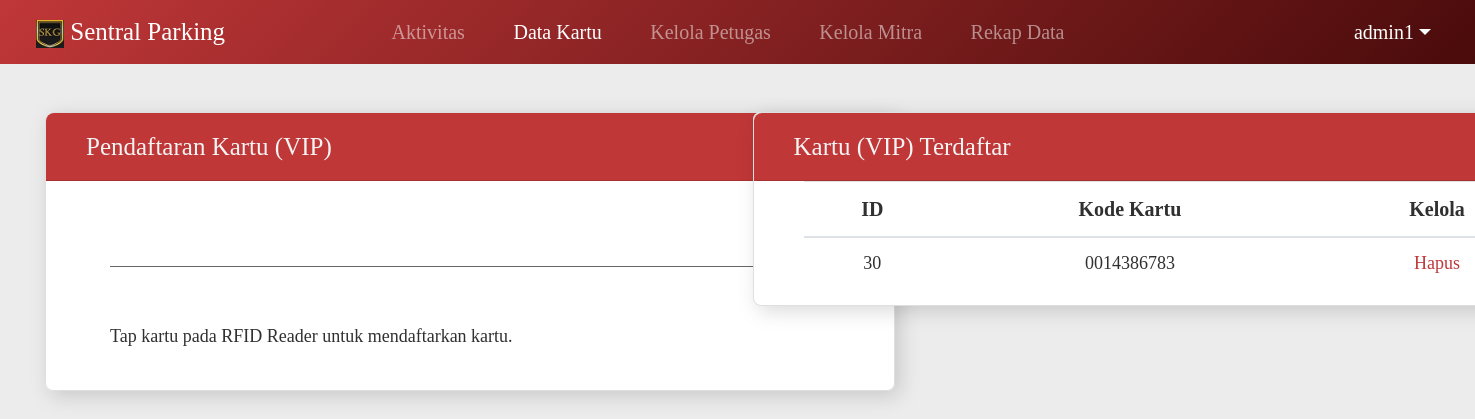
The page /admin/daftar/vip.php?username=admin1 (signed in) on the database its author committed.
### tables this page shows
CREATE TABLE `kartu_daftar` (
  `id` int(5) NOT NULL,
  `id_kode_kartu` int(5) NOT NULL,
  `id_status` int(1) NOT NULL,
  `id_jenis` int(1) DEFAULT NULL
);

CREATE TABLE `kartu_kartu` (
  `id_kode_kartu` int(5) NOT NULL,
  `kode_kartu` varchar(10) NOT NULL
);

### admin/daftar/vip.php (the view, shortened to what this page needs)
<!doctype html>
<html lang="en">
<head>
    <link rel="stylesheet" href="https://cdn.jsdelivr.net/npm/bootstrap@4.0.0/dist/css/bootstrap.min.css">
    <link rel="stylesheet" href="css/vip.css">
</head>
<body>
    <?php
        $username = $_GET['username'];
    ?>
    <div class="container-fluid w-100">
        <nav class="navbar navbar-expand-lg navbar-dark d-flex gradien fixed-top w-100 align-middle">
            <a class="navbar-brand" href="../aktivitas.php?username=<?= $username ?>">
                <img src="../../assets/logo/logo32x32.png" width="28" height="28" class="d-inline-block align-middle" alt="">
                Sentral Parking
            </a>
            <ul class="navbar-nav w-50 mx-auto d-flex align-items-center justify-content-center">
                <li class="nav-item w-100">
                    <div class="collapse navbar-collapse" id="navbarNavAltMarkup">
                        <div class="navbar-nav justify-content-around menu-lists">
                            <a class="nav-item nav-link menu" href="../aktivitas.php?username=<?= $username ?>">Aktivitas<span class="sr-only">(current)</span></a>
                            <a class="nav-item nav-link menu active" href="../data-kartu.php?username=<?= $username ?>">Data Kartu</a>
                            <a class="nav-item nav-link menu" href="../petugas-kelola.php?username=<?= $username ?>">Kelola Petugas</a>
                            <a class="nav-item nav-link menu" href="../mitra-kelola.php?username=<?= $username ?>">Kelola Mitra</a>
                            <a class="nav-item nav-link menu" href="../rekap-data.php?username=<?= $username ?>">Rekap Data</a>
                        </div>
                    </div>
                </li>
            </ul>
            <ul class="navbar-nav profile d-flex align-items-center justify-content-end">
                <li class="nav-item dropdown active text-right">
                    <a class="nav-link dropdown-toggle tombol-profile d-flex align-items-center justify-content-end" href="#" id="navbarDropdown" role="button" data-toggle="dropdown" aria-haspopup="true" aria-expanded="false"><?php echo $username; ?></a>
                </li>
            </ul>
        </nav>
        <div class="container-fluid">
            <div class="row w-100 marpad-1 justify-content-around mx-auto">
                <div class="col-lg-6">
                    <div class="area-mp mx-auto">
                        <div class="card masuk">
                            <div class="card-header">
                                <ul class="list-inline w-100 h-100 d-flex justify-content-start baris-judul-masuk">
                                    <li class="list-inline-item judul d-flex align-items-center">Pendaftaran Kartu (VIP)</li>
                                </ul>
                            </div>
                            <div class="container form-kendaraan">
                                <form action="" method="post">
                                    <div class="row w-100 justify-content-center kendaraan">
                                        <div class="col-lg-11 w-100 identitas">
                                            <div class="row">
                                                <div class="col form-group">
                                                    <input type="text" class="form-control plat text-center" name="kode_kartu" id="kode_kartu">
                                                </div>
                                            </div>
                                        </div>
                                    </div>
                                    <div class="row justify-content-start">
                                        <span class="success-message">
                                            <?php
                                                function teksDef() {
                                                    echo 'Tap kartu pada RFID Reader untuk mendaftarkan kartu.';
                                                }
                                                $def = teksDef();
                                            ?>
                                        </span>
                                    </div>
                                </form>
                            </div>
                        </div>
                    </div>
                </div>
                <div class="col-lg-6">
                    <div class="area-kp mx-auto">
                        <div class="card keluar">
                            <div class="card-header">
                                <ul class="list-inline w-100 h-100 d-flex justify-content-start baris-judul-keluar">
                                    <li class="list-inline-item judul d-flex align-items-center">Kartu (VIP) Terdaftar</li>
                                </ul>
                            </div>
                            <div class="container form-kendaraan">
                                <div class="row w-100 d-flex justify-content-center baris-tabel-petugas">
                                    <div class="col-lg-12">
                                        <table class="table table-responsive-lg table-hover tabel-kendaraan">
                                            <thead>
                                                <tr>
                                                    <th scope="col">ID</th>
                                                    <th scope="col">Kode Kartu</th>
                                                    <th scope="col">Kelola</th>
                                                </tr>
                                            </thead>
                                            <tbody>
                                                <?php
                                                    include '../../config/koneksi2.php';
                                                    $query = mysqli_query($con, "SELECT kartu_daftar.id_kode_kartu, kartu_daftar.id_status, kartu_kartu.id_kode_kartu, kartu_kartu.kode_kartu FROM kartu_daftar, kartu_kartu WHERE kartu_daftar.id_status = '4' AND kartu_daftar.id_jenis = '3' AND kartu_daftar.id_kode_kartu = kartu_kartu.id_kode_kartu");
                                                    if($query->num_rows > 0){
                                                        while($row = $query-> fetch_assoc()){
                                                            $id_kode_kartu = $row['id_kode_kartu'];
                                                            echo "<tr>
                                                                <td>$row[id_kode_kartu]</td>
                                                                <td>$row[kode_kartu]</td>
                                                                <td><a type='submit' name='hapus' onClick=\"javascript: return confirm('Apakah yakin ingin menghapus kartu dengan kode '$row[kode_kartu]' ini?');\" style='color: #C03738;' id='hapus' href='kartu-hapus-by-status.php?username=$username&id_kode_kartu=$id_kode_kartu'>Hapus</a></td>
                                                            </tr>";
                                                        }
                                                    } else {
                                                        echo "<h5>Data kartu tidak ditemukan.</h5>";
                                                    }
                                                ?>
                                            </tbody>
                                    </table>
                                    </div>
                                </div>
                            </div>
                        </div>
                    </div>
                </div>
            </div>
        </div>
</body>
</html>

### admin/daftar/css/vip.css (style rules this page uses)
body, html { font-family: 'Noto Sans Regular'; background-color: #ECECEC; }
.navbar { width: 100%; }
.navbar-nav { width: 100%; margin-right: 1.25rem; }
.gradien { background-image: linear-gradient(135deg, #C03738, #4A0B0B); }
.navbar-brand { font-family: "Noto Sans Bold"; font-size: 1.563rem; margin-left: 1.25rem; }
.menu-lists { margin: 0; }
.menu { font-family: "Noto Sans Semibold"; font-size: 1.25rem; }
.profile { width: 14rem; margin-right: 1.25rem; margin-left: 0; }
.tombol-profile { font-size: 1.25rem; }
.area-mp { width: 53.125rem; background-color: #FFFFFF; color: #303030; border-radius: 8px; }
.kendaraan { margin-left: 0; }
.area-kp { width: 53.125rem; background-color: #FFFFFF; color: #303030; border-radius: 8px; }
.card { filter: drop-shadow(5px 5px 10px rgba(0, 0, 0, 0.15)); }
.marpad-1 { padding-top: 7rem; }
.masuk .card-header { background-color: #C03738; border-radius: 8px 8px 0 0; font-size: 1.563rem; font-family: "Noto Sans Semibold"; height: 4.25rem; }
.judul { color: #F4F4F4; margin-left: 1.25rem; }
.masuk { border-radius: 8px; }
.form-control { color: #666666; background-color: #f4f4f4; font-size: 1.25rem; border: none; border-bottom: 1px solid #666666; padding-left: 0; padding-right: 0; padding-bottom: .938rem; border-radius: 0; background: none; }
.plat { padding-top: 2.5rem !important; }
.keluar .card-header { background-color: #C03738; border-radius: 8px 8px 0 0; font-size: 1.563rem; font-family: "Noto Sans Semibold"; height: 4.25rem; }
.keluar { border-radius: 8px; }
.tabel-kendaraan { color: #303030; width: 47rem; font-size: 1.125rem; margin-left: 1.25rem; margin-right: 1.25rem; }
.tabel-kendaraan thead, .tabel-petugas thead { font-size: 1.25rem; text-align: center; }
.tabel-kendaraan td, .tabel-petugas td { text-align: center; }
.baris-tabel-petugas { margin-left: 0; }
.success-message { font-family: 'Noto Sans SemiBold'; font-size: 1.125rem; margin-top: 2.5rem; margin-bottom: 2.5rem; margin-left: 4rem; }

### rows shown on the page
kartu_daftar: id_kode_kartu.id_kode_kartu "30", id_kode_kartu.kode_kartu "0014386783"

### other values the page prints
$username "admin1"
